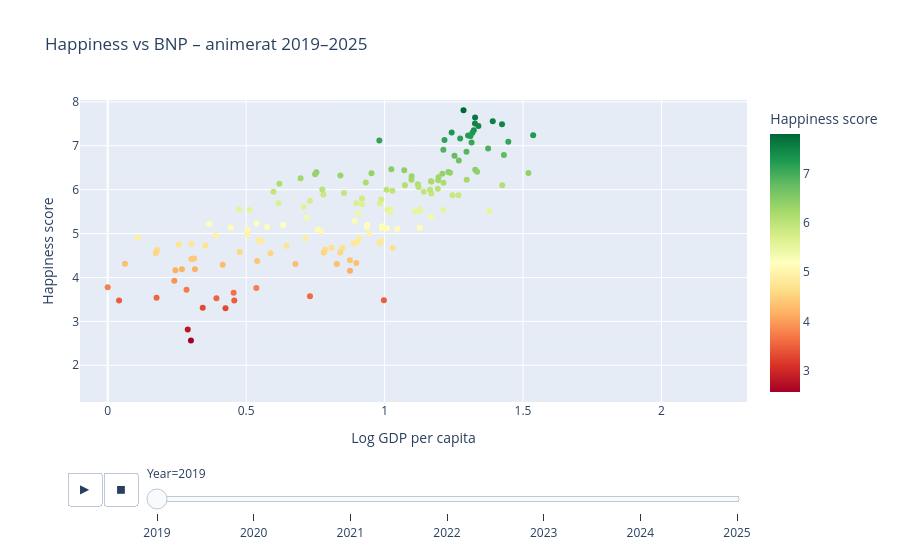

Notebook code cell kept with this figure:
### Code cell
fig = px.scatter(
    df.sort_values('Year'),
    x='gdp', y='happiness_score',
    animation_frame='Year',
    hover_name='country',
    color='happiness_score',
    color_continuous_scale='RdYlGn',
    size_max=8,
    range_x=[df['gdp'].min() - 0.1, df['gdp'].max() + 0.1],
    range_y=[df['happiness_score'].min() - 0.2, df['happiness_score'].max() + 0.2],
    labels={'gdp': 'Log GDP per capita', 'happiness_score': 'Happiness score'},
    title='Happiness vs BNP – animerat 2019–2025'
)
fig.write_html(str(DATA_DIR / 'animated_scatter.html'))
fig.show()

### Figure 1 — Plotly figure (JSON) as saved in the notebook; plotly's stock layout.template omitted (floating-point values rounded to 4 significant figures; data arrays with more than 128 entries replaced by an {"elided": "..."} marker saying what was removed)
{"data": [{"hovertemplate": "<b>%{hovertext}</b><br><br>Year=2019<br>Log GDP per capita=%{x}<br>Happiness score=%{marker.color}<extra></extra>", "hovertext": {"elided": "153 str values"}, "legendgroup": "", "marker": {"color": {"elided": "153 float values"}, "coloraxis": "coloraxis", "symbol": "circle"}, "mode": "markers", "name": "", "orientation": "v", "showlegend": false, "type": "scatter", "x": {"elided": "153 float values"}, "xaxis": "x", "y": {"elided": "153 float values"}, "yaxis": "y"}], "layout": {"coloraxis": {"colorbar": {"title": {"text": "Happiness score"}}, "colorscale": [[0, "rgb(165,0,38)"], [0.1, "rgb(215,48,39)"], [0.2, "rgb(244,109,67)"], [0.3, "rgb(253,174,97)"], [0.4, "rgb(254,224,139)"], [0.5, "rgb(255,255,191)"], [0.6, "rgb(217,239,139)"], [0.7, "rgb(166,217,106)"], [0.8, "rgb(102,189,99)"], [0.9, "rgb(26,152,80)"], [1, "rgb(0,104,55)"]]}, "legend": {"tracegroupgap": 0}, "sliders": [{"active": 0, "currentvalue": {"prefix": "Year="}, "len": 0.9, "pad": {"b": 10, "t": 60}, "steps": [{"args": [["2019"], {"frame": {"duration": 0, "redraw": false}, "fromcurrent": true, "mode": "immediate", "transition": {"duration": 0, "easing": "linear"}}], "label": "2019", "method": "animate"}, {"args": [["2020"], {"frame": {"duration": 0, "redraw": false}, "fromcurrent": true, "mode": "immediate", "transition": {"duration": 0, "easing": "linear"}}], "label": "2020", "method": "animate"}, {"args": [["2021"], {"frame": {"duration": 0, "redraw": false}, "fromcurrent": true, "mode": "immediate", "transition": {"duration": 0, "easing": "linear"}}], "label": "2021", "method": "animate"}, {"args": [["2022"], {"frame": {"duration": 0, "redraw": false}, "fromcurrent": true, "mode": "immediate", "transition": {"duration": 0, "easing": "linear"}}], "label": "2022", "method": "animate"}, {"args": [["2023"], {"frame": {"duration": 0, "redraw": false}, "fromcurrent": true, "mode": "immediate", "transition": {"duration": 0, "easing": "linear"}}], "label": "2023", "method": "animate"}, {"args": [["2024"], {"frame": {"duration": 0, "redraw": false}, "fromcurrent": true, "mode": "immediate", "transition": {"duration": 0, "easing": "linear"}}], "label": "2024", "method": "animate"}, {"args": [["2025"], {"frame": {"duration": 0, "redraw": false}, "fromcurrent": true, "mode": "immediate", "transition": {"duration": 0, "easing": "linear"}}], "label": "2025", "method": "animate"}], "x": 0.1, "xanchor": "left", "y": 0, "yanchor": "top"}], "title": {"text": "Happiness vs BNP – animerat 2019–2025"}, "updatemenus": [{"buttons": [{"args": [null, {"frame": {"duration": 500, "redraw": false}, "fromcurrent": true, "mode": "immediate", "transition": {"duration": 500, "easing": "linear"}}], "label": "&#9654;", "method": "animate"}, {"args": [[null], {"frame": {"duration": 0, "redraw": false}, "fromcurrent": true, "mode": "immediate", "transition": {"duration": 0, "easing": "linear"}}], "label": "&#9724;", "method": "animate"}], "direction": "left", "pad": {"r": 10, "t": 70}, "showactive": false, "type": "buttons", "x": 0.1, "xanchor": "right", "y": 0, "yanchor": "top"}], "xaxis": {"anchor": "y", "domain": [0, 1], "range": [-0.1, 2.309], "title": {"text": "Log GDP per capita"}}, "yaxis": {"anchor": "x", "domain": [0, 1], "range": [1.164, 8.042], "title": {"text": "Happiness score"}}}}
